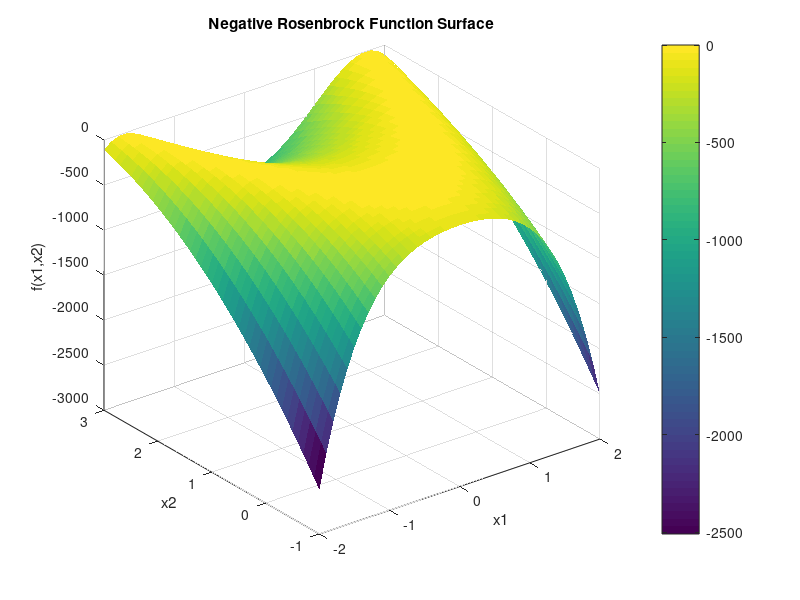
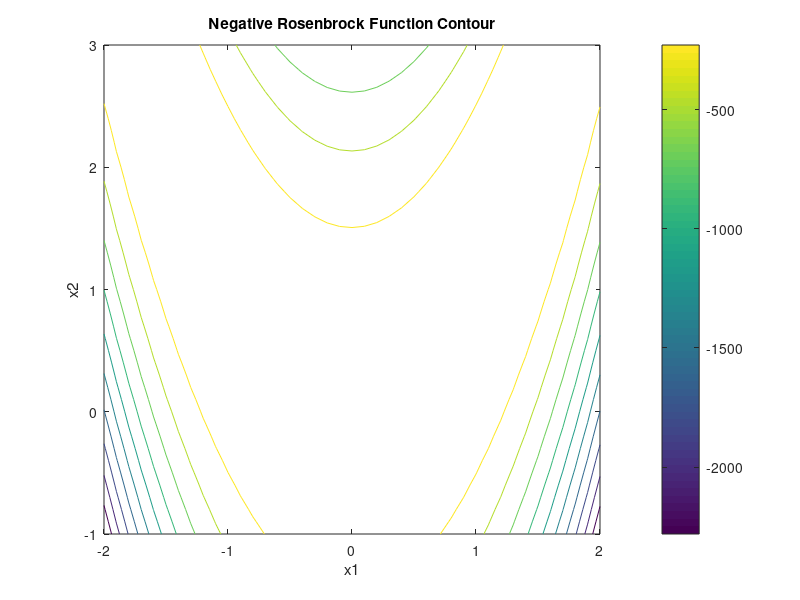

Write MATLAB code to recreate these figures, in order.
% Define the negative Rosenbrock function
rosenbrock = @(x,y) -(1-x).^2 - 100*(y-x.^2).^2;

% Create a grid of points
[x, y] = meshgrid(-2:0.1:2, -1:0.1:3);
z = rosenbrock(x,y);

% Plot the surface
figure;
surf(x, y, z, 'Edgecolor', 'none');
title('Negative Rosenbrock Function Surface');
xlabel('x1');
ylabel('x2');
zlabel('f(x1,x2)');
colorbar;

% Plot the contour
figure;
contour(x, y, z);
title('Negative Rosenbrock Function Contour');
xlabel('x1');
ylabel('x2');
colorbar;
